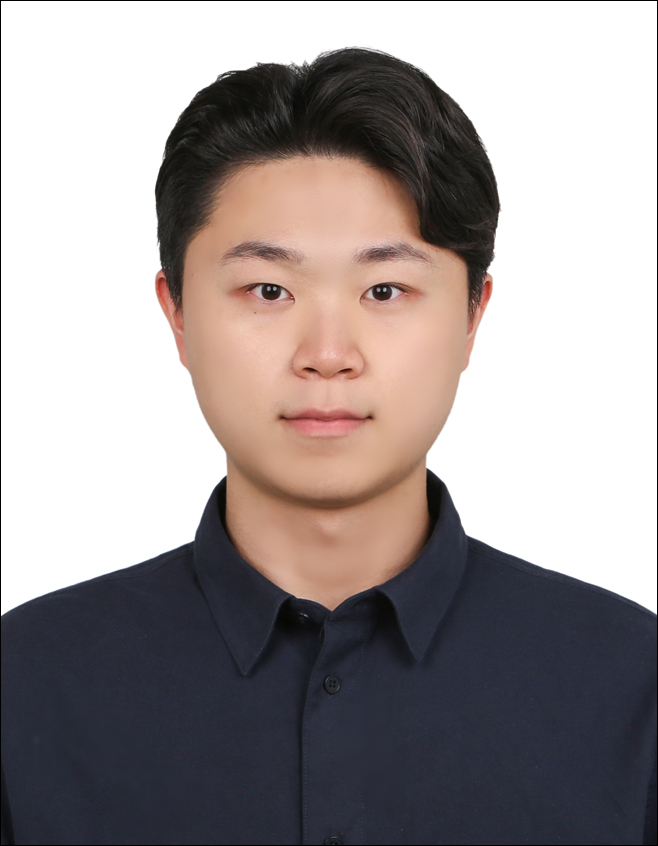
#> input picture Computer-Vision/my_picture.jpg, 658 x 846 px
$ python lab_2-3_myown.py
#> lines starting #> are read from the running program, lines starting #| are printed output that depends on the picture; after the words box and inside, x2 and y2 are one past the last pixel; in counts of white or black regions, pixels touching at a corner belong together
import cv2 as cv
import matplotlib.pyplot as plt
import numpy as np

img = cv.imread('my_picture.jpg', 0)
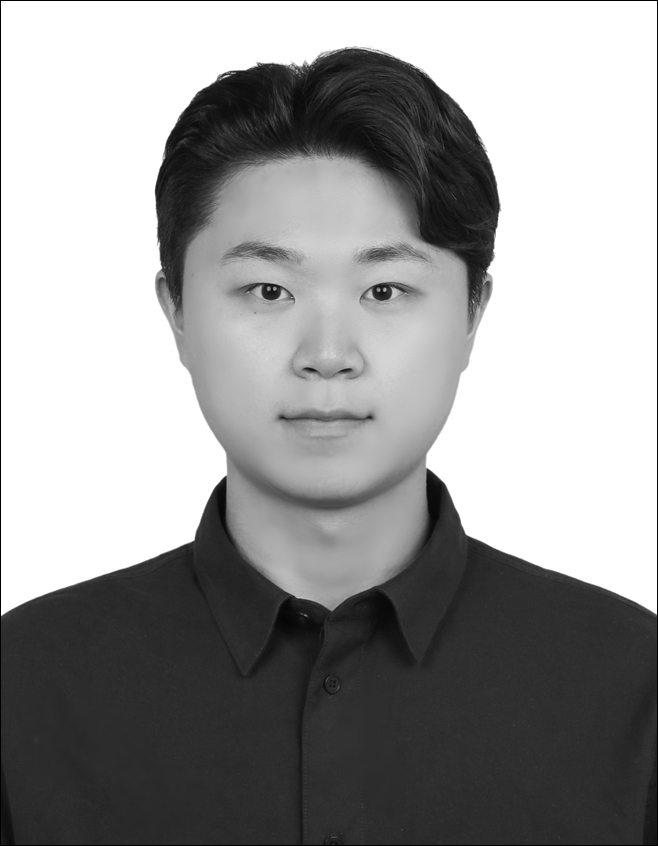
#> img: shape (846, 658); min 0, max 255, mean 152.6

# Sobel

sobelx = cv.Sobel(img, -1, 1, 0, 3)
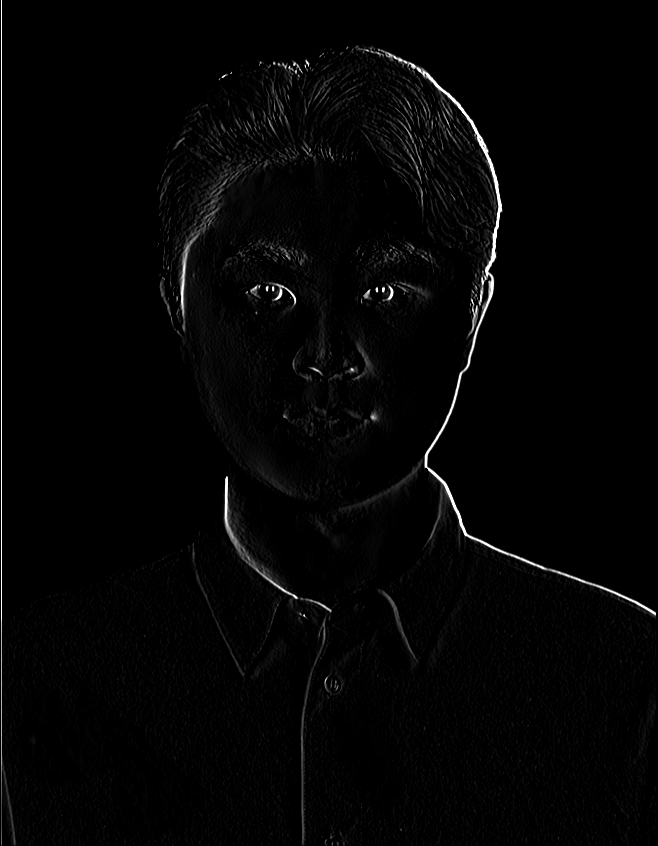
#> sobelx: shape (846, 658); min 0, max 255, mean 4.4
sobely = cv.Sobel(img, -1, 0, 1, 3)
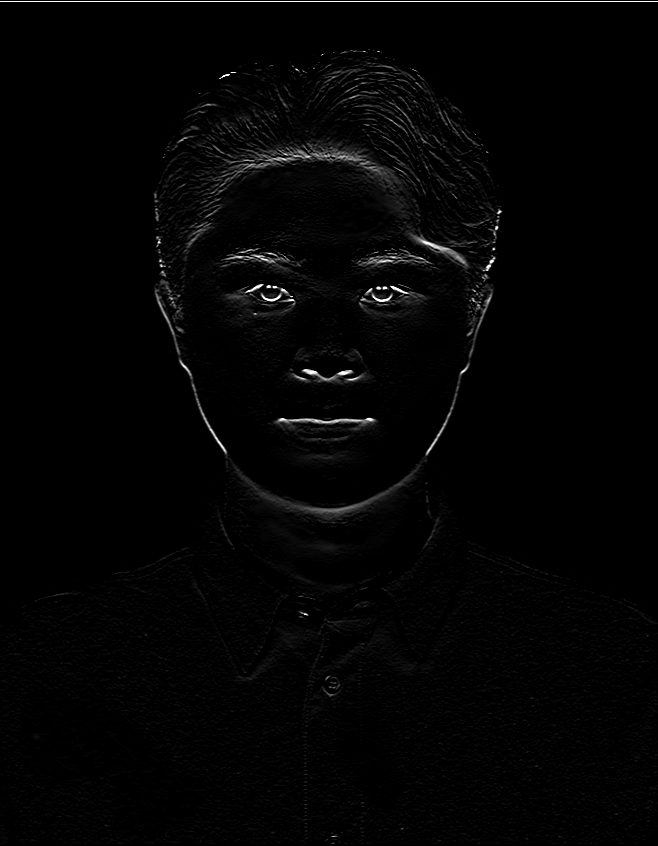
#> sobely: shape (846, 658); min 0, max 255, mean 3.8

abs_grad_x = cv.convertScaleAbs(sobelx)
abs_grad_y = cv.convertScaleAbs(sobely)
sobel = cv.addWeighted(abs_grad_x, 0.5, abs_grad_y, 0.5, 0)
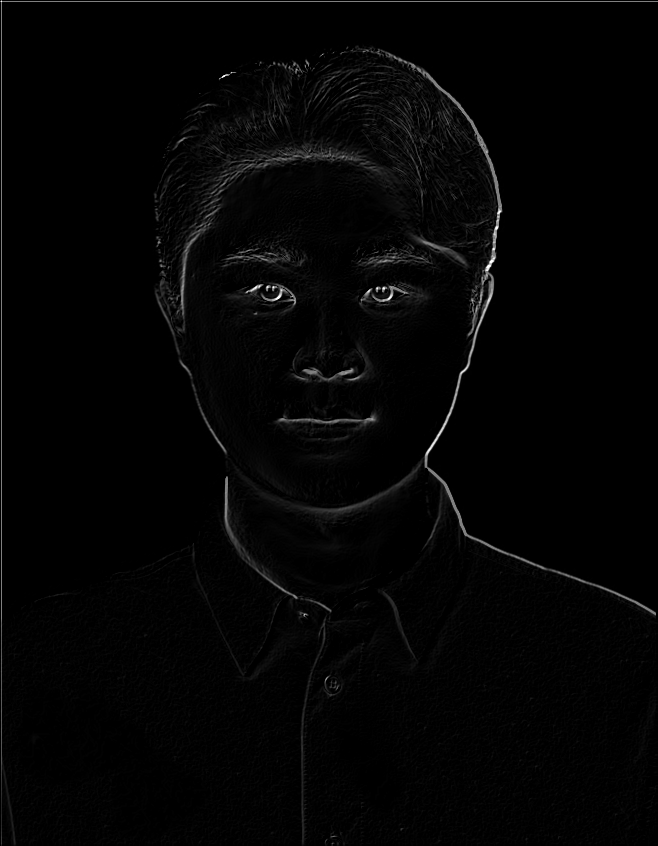
#> sobel: shape (846, 658); min 0, max 255, mean 4.1

cv.imshow('Original Image', img)
# cv.imshow('Averaging Image', sobel)
# cv.imshow('Original Image Gray', sobelx)
cv.imshow('Sobel : Averaging Image Gray', sobely)


# Canny

canny_img = cv.Canny(img, 150, 200)
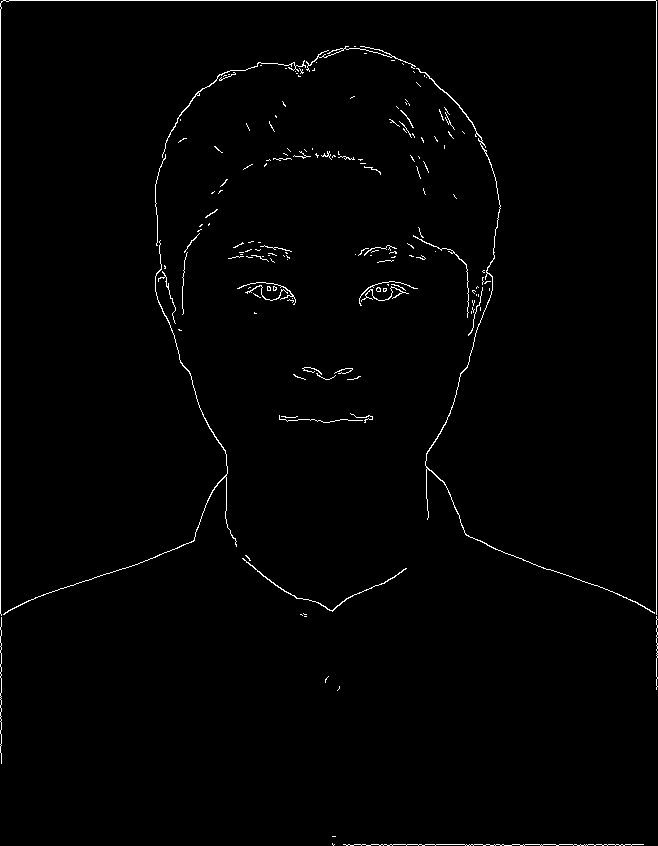
#> canny_img: shape (846, 658); 1.3% white in thin lines or dots

# cv.imshow('Original', img)
cv.imshow('Canny', canny_img)


# Laplacian

laplacian = cv.Laplacian(img, cv.CV_8U, ksize=3)
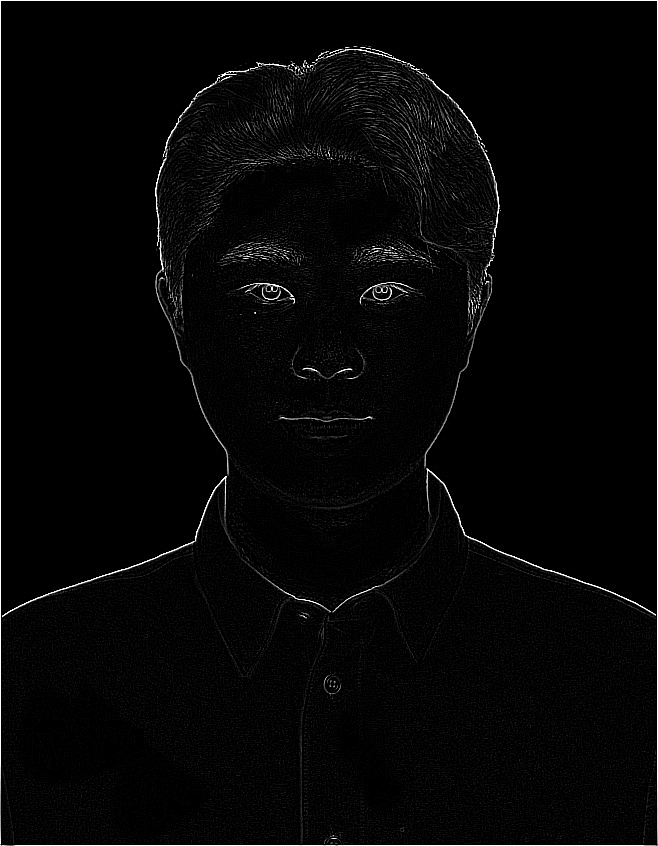
#> laplacian: shape (846, 658); min 0, max 255, mean 6

mask1 = np.array([[0, -1, 0], [-1, 4, -1], [0, -1, 0]])
mask2 = np.array([[1, 1, 1], [1, -8, 1], [1, 1, 1]])
mask3 = np.array([[-1, -1, -1], [-1, 8, -1], [-1, -1, -1]])

laplacian1 = cv.filter2D(img, -1, mask1)
laplacian2 = cv.filter2D(img, -1, mask2)
laplacian3 = cv.filter2D(img, -1, mask3)
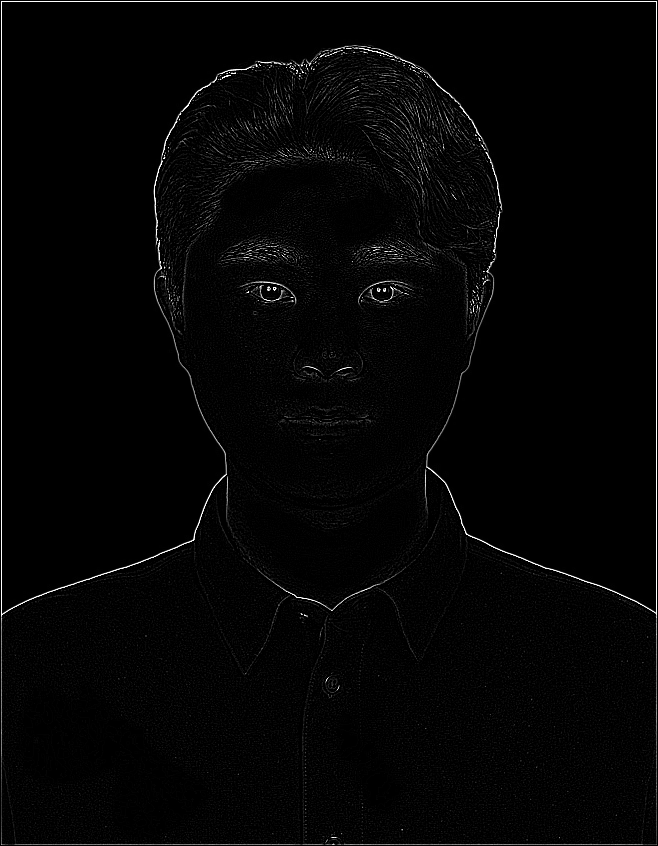
#> laplacian3: shape (846, 658); min 0, max 255, mean 5
laplacian4 = cv.Laplacian(img, -1)

# cv.imshow('Laplacian 1', laplacian1)
cv.imshow('Laplacian 2', laplacian2)
# cv.imshow('Laplacian 3', laplacian3)
# cv.imshow('Laplacian 4', laplacian4)

cv.waitKey()
cv.destroyAllWindows()
